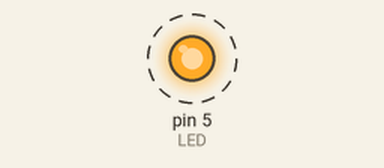
The sketch below on a simulated Arduino Uno, built with avr-gcc and run on an emulated ATmega328P. Shown: output pins drawn as LEDs (lit = HIGH). Dashed ring = blinking. What the sketch prints to the serial monitor is not drawn.

Above: at 0.5 s.
Timing chart, 0 to 4.6 s (numbered marks = the images above):
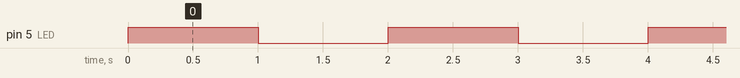

The sketch:

1._Blinking_LED.ino
```cpp
#define LED 5

void setup() {
  Serial.begin(9600);
  pinMode (LED,OUTPUT);
}

void loop() {
  Serial.println("LED NYALA");
  digitalWrite(LED,HIGH);
  delay(1000);
  Serial.println("LED MATI");
  digitalWrite(LED,LOW);
  delay(1000);
}
```

Measured:
- by itself, pin 5 (LED): alternates HIGH for 1.0 s and LOW for 1.0 s
